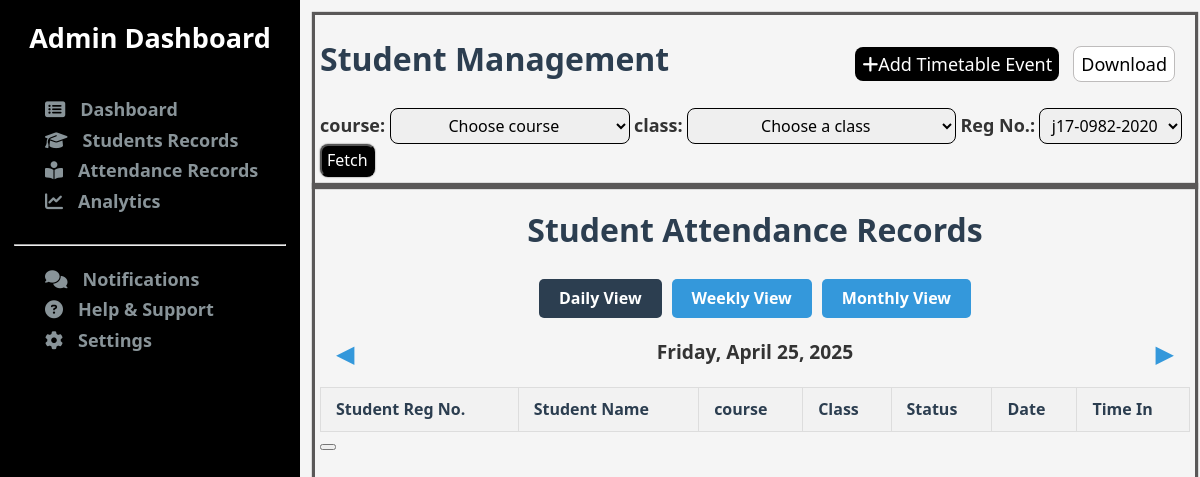
/customAdmin/attendanceRecords/, run on an earlier commit of the app's database.
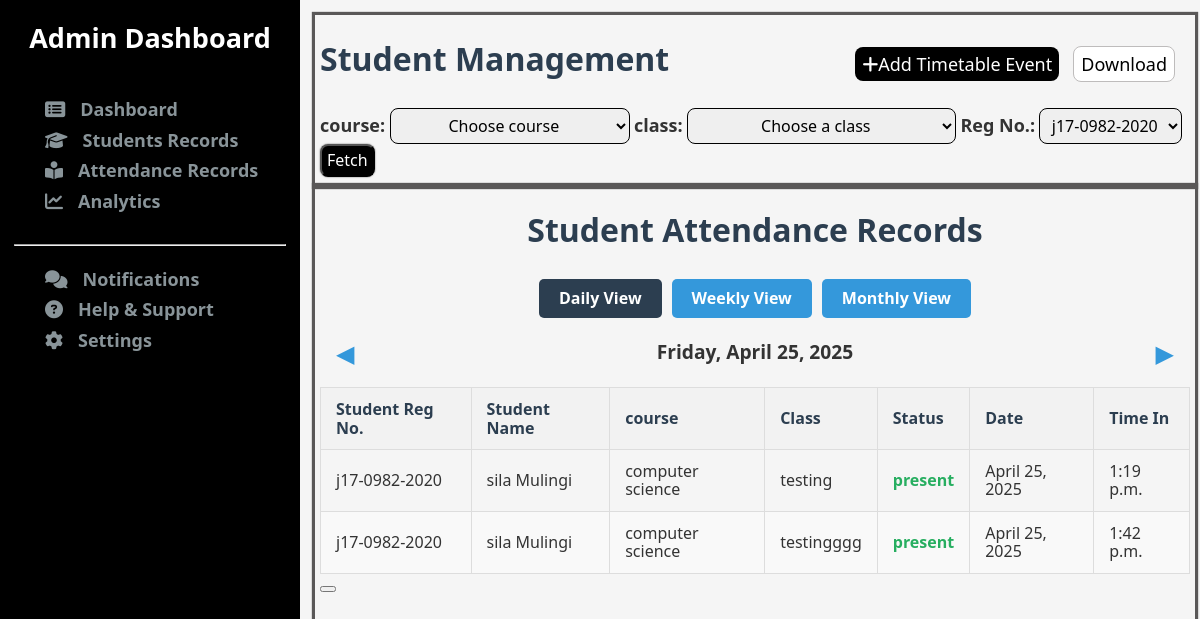
And on a later commit of the database.
### coreApp/models.py (models this page shows, shortened)
class Attendance(models.Model):
    student = models.ForeignKey(StudentProfile, on_delete=models.CASCADE)
    class_name = models.CharField(max_length=200)
    date = models.DateField(auto_now_add=True)
    time = models.TimeField(auto_now_add=True)
    status = models.CharField(max_length=20, choices=[
        ('present', 'Present'),
        ('absent', 'Absent'),
    ], default='absent')

class StudentProfile(models.Model):
    first_name = models.CharField(max_length=256)  # null=False is default for CharField
    last_name = models.CharField(max_length=256)
    username = models.CharField(max_length=256, unique=True)
    course = models.CharField(max_length=200)
    phone = models.BigIntegerField(unique=True)
    email = models.EmailField(unique=True)
    password = models.CharField(max_length=256)
    middle_name = models.CharField(
        max_length=256,
        blank=True,  # Allows empty string in forms
        null=True,    # Allows NULL in database
        default=''    # Default value when not provided
    )
    ranking = models.CharField(max_length=256, blank=True, default='')
    image = models.ImageField(upload_to='student_photos', blank=True, null=True)

### coreApp/views.py (the view)
# urls.py: path('customAdmin/attendanceRecords/', views.attendanceRecords, name='attendanceRecords'),
def attendanceRecords(request):
    records = Attendance.objects.all()
    context = {}
    context['records'] = records
    return render(request, 'admin/attendanceRecords.html', context)

### templates/admin/attendanceRecords.html (shortened to what this page needs)
{% extends 'admin/adminBase.html' %}
{% load static %}
{% block content %}
    <div class="studentQueries">
        <div class="heading">
            <div class="title">
                <h1>Student Management</h1>
                <div class="actionButtons">
                    <a href="{% url 'createTask' %}" class="btn-add"><button><i class="fa-solid fa-plus"></i>Add Timetable Event</button></a>
                    <button class="btn-download">Download</button>
                </div>
            </div>
            <div class="filters">
                <form action="">
                <label for="course">course: </label>
                <select name="course" id="">
                    <option value="" selected>Choose course</option>
                </select>
                <label for="course">class: </label>
                <select name="course" id="">
                    <option value="">Choose a class</option>
                </select>
                <label for="regNumber">Reg No.:</label>
                    <select name="" id="">
                        <option value="">j17-0982-2020</option>
                    </select>
                 <button type="submit">Fetch</button>
                </form>
            </div>
        </div>
    <div class="results">
        <h1>Student Attendance Records</h1>
        <div class="view-options">
            <button class="view-btn active" id="daily-btn">Daily View</button>
            <button class="view-btn" id="weekly-btn">Weekly View</button>
            <button class="view-btn" id="monthly-btn">Monthly View</button>
        </div>
        <div class="date-navigation">
            <button class="nav-btn" id="prev-btn">&#9664;</button>
            <div class="current-period" id="current-period">Monday, May 15, 2023</div>
            <button class="nav-btn" id="next-btn">&#9654;</button>
        </div>
        <div id="daily-view">
            <table>
                <thead>
                    <tr>
                        <th>Student Reg No.</th>
                        <th>Student Name</th>
                        <th>course</th>
                        <th>Class</th>
                        <th>Status</th>
                        <th>Date</th>
                        <th>Time In</th>
                    </tr>
                </thead>
                <tbody>
                {% for record in records %}
                    <tr>
                        <td>{{record.student.username}}</td>
                        <td>{{record.student.first_name}} {{record.student.middle_name}} {{record.student.last_name}}</td>
                        <td>{{record.student.course}}</td>
                        <td>{{record.class_name}}</td>
                        <td class="status-cell present">{{record.status}}</td>
                        <td>{{record.date}}</td>
                        <td>{{record.time}}</td>
                    </tr>
                {% endfor %}
                </tbody>
            </table>
        </div>
        <button class="btn-download"></button>
    </div>
    </div>
{% endblock content %}

What changed in the data, as far as the page shows it:
added Attendance: student.username "j17-0982-2020", student.first_name "sila", student.last_name "Mulingi", student.course "computer science", class_name "testing", status "present", date "April 25, 2025", time "1:19 p.m."
added Attendance: student.username "j17-0982-2020", student.first_name "sila", student.last_name "Mulingi", student.course "computer science", class_name "testingggg", status "present", date "April 25, 2025", time "1:42 p.m."
